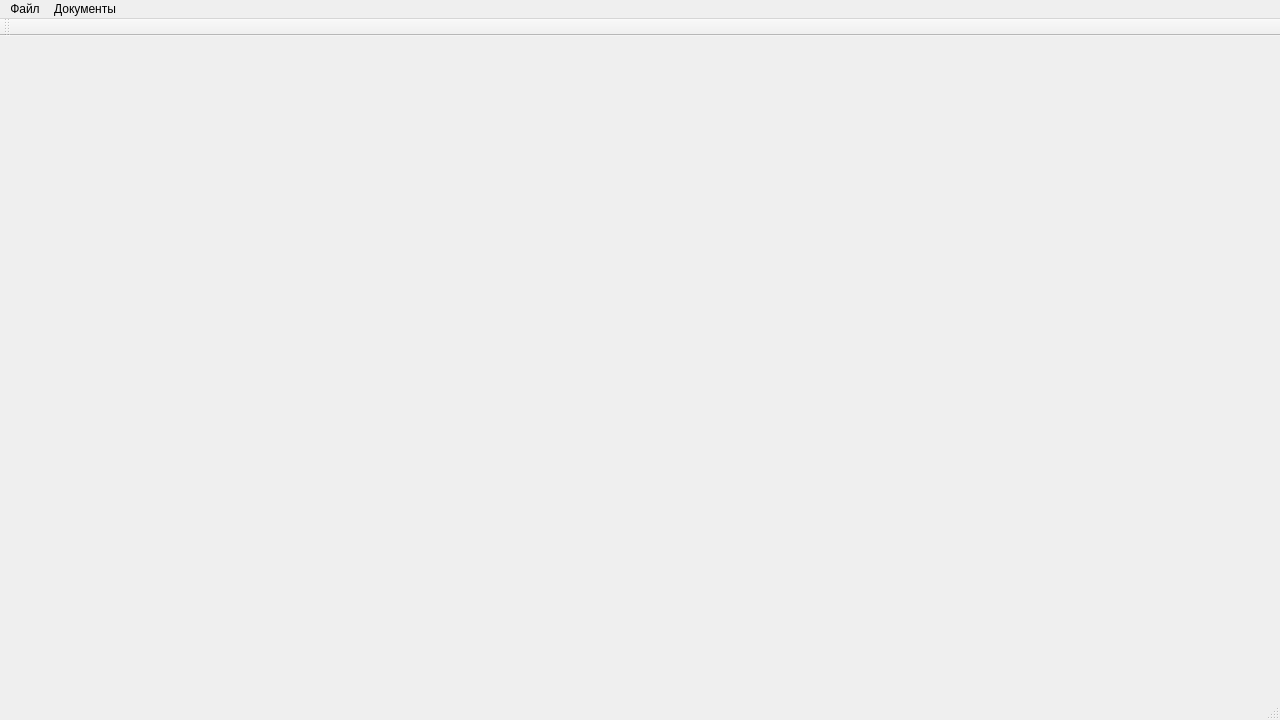
<?xml version="1.0" encoding="UTF-8"?>
<ui version="4.0">
 <class>MainWindow</class>
 <widget class="QMainWindow" name="MainWindow">
  <property name="geometry">
   <rect>
    <x>0</x>
    <y>0</y>
    <width>1280</width>
    <height>720</height>
   </rect>
  </property>
  <property name="windowTitle">
   <string>АйБолит</string>
  </property>
  <widget class="QWidget" name="centralWidget"/>
  <widget class="QMenuBar" name="menuBar">
   <property name="geometry">
    <rect>
     <x>0</x>
     <y>0</y>
     <width>1280</width>
     <height>25</height>
    </rect>
   </property>
   <widget class="QMenu" name="menu_file">
    <property name="title">
     <string>Файл</string>
    </property>
    <addaction name="action_quit"/>
   </widget>
   <widget class="QMenu" name="menu_doc">
    <property name="title">
     <string>Документы</string>
    </property>
    <addaction name="action_add_doc"/>
   </widget>
   <addaction name="menu_file"/>
   <addaction name="menu_doc"/>
  </widget>
  <widget class="QToolBar" name="mainToolBar">
   <attribute name="toolBarArea">
    <enum>TopToolBarArea</enum>
   </attribute>
   <attribute name="toolBarBreak">
    <bool>false</bool>
   </attribute>
  </widget>
  <widget class="QStatusBar" name="statusBar"/>
  <action name="action_quit">
   <property name="text">
    <string>Выход</string>
   </property>
  </action>
  <action name="action_add_doc">
   <property name="text">
    <string>Добавить новый шаблон</string>
   </property>
  </action>
 </widget>
 <layoutdefault spacing="6" margin="11"/>
 <resources/>
 <connections/>
</ui>
